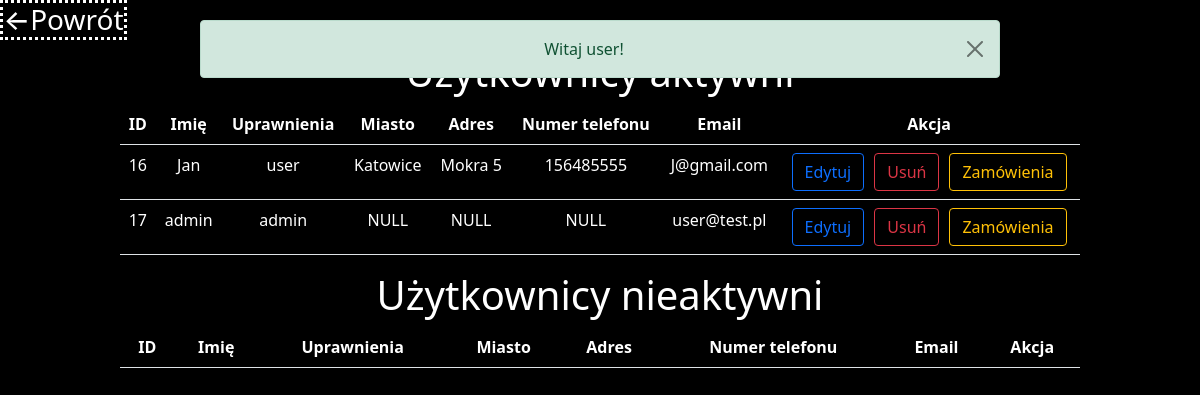
/users_list.php (signed in), run on the app's committed database.
### tables this page shows
CREATE TABLE `users` (
  `id` int(11) NOT NULL,
  `name` varchar(20) DEFAULT NULL,
  `permission` enum('user','admin','employee') NOT NULL DEFAULT 'user',
  `city` varchar(40) DEFAULT NULL,
  `address` varchar(64) DEFAULT NULL,
  `phone` varchar(9) DEFAULT NULL,
  `isActive` tinyint(1) NOT NULL DEFAULT 1,
  `password` varchar(64) NOT NULL,
  `email` varchar(30) NOT NULL
);

### paths.php (called while the page is built, shortened)
<?php
$pUsersEdit           = "users_edit.php";
$pUsersDelete         = "users_delete.php";
$pUsersOrders         = "users_orders.php";

### users_list.php (the view, shortened to what this page needs)
<!DOCTYPE HTML>
<html>
<head>
  <link href="https://cdn.jsdelivr.net/npm/bootstrap@5.1.3/dist/css/bootstrap.min.css" rel="stylesheet">
</head>
<body>
</body>
</html>
<?php
require_once("paths.php");
$dbConnected = true;
if (isset($_SESSION['user_permission']) && $_SESSION['user_permission'] == "admin") {
  echo "<div class='absolute'>";
  if (isset($_SESSION['general_message'])) {
    echo $_SESSION['general_message'];
  }
  echo "</div>";
  if ($dbConnected) {
    try {
      $sth = $dbh->query("SELECT id, name, permission, city, address, phone, email FROM users WHERE isActive");
    } catch (Exception $e) {
      $_SESSION['general_message'] = ErrorMessageGenerator("Błąd podczas wykonywania zapytania do bazy danych");
      $_SESSION['general_message'] .= ErrorMessageGenerator($e);
    }
    echo "<a href='admin_panel.php' style='text-decoration: none; color: white;'><h3 style='border: 3px dotted white; width: 127px;text-align: center;'> ←Powrót</h3></a>";
    echo "<h1 style='text-align: center;'>Użytkownicy aktywni</h1>";
    echo '<table class="center table " style="width: 80%; margin-left:auto; margin-right:auto">
            <tr>
                <th>ID</th>
                <th>Imię</th>
                <th>Uprawnienia</th>
                <th>Miasto</th>
                <th>Adres</th>
                <th>Numer telefonu</th>
                <th>Email</th>
                <th>Akcja</th>
            </tr>';
    while ($row = $sth->fetch()) {
      if ($row['name'] == NULL) {
        $name = "NULL";
      } else {
        $name = $row['name'];
      }
      if ($row['city'] == NULL) {
        $city = "NULL";
      } else {
        $city = $row['city'];
      }
      if ($row['address'] == NULL) {
        $address = "NULL";
      } else {
        $address = $row['address'];
      }
      if ($row['phone'] == NULL) {
        $phone = "NULL";
      } else {
        $phone = $row['phone'];
      }
      echo "
            <tr>
                <td>{$row['id']}</td>
                <td>{$name}</td>
                <td>{$row['permission']}</td>
                <td>{$city}</td>
                <td>{$address}</td>
                <td>{$phone}</td>
                <td>{$row['email']}</td>
                <td class='center_form'>
                    <form method='post' action ='$pUsersEdit'>
                        <button name='edit' class='btn btn-outline-primary' type='submit' value='{$row['id']}'>Edytuj</button>
                    </form>
                    <form method='post' action='$pUsersDelete'>
                         <button name='delete' class='btn btn-outline-danger' type='submit' value='{$row['id']}'>Usuń</button>
                    </form>
                    <form method='post' action ='$pUsersOrders'>
                        <button name='ksiazki' class='btn btn-outline-warning' type='submit' value='{$row['id']}'>Zamówienia</button>
                    </form>
                </td>
            </tr>";
    }
    echo '</table>';
    echo "<h1 style='text-align: center;'>Użytkownicy nieaktywni</h1>";
    echo '<table class="center table" style="width: 80%; margin-left:auto; margin-right:auto">
            <tr>
                <th>ID</th>
                <th>Imię</th>
                <th>Uprawnienia</th>
                <th>Miasto</th>
                <th>Adres</th>
                <th>Numer telefonu</th>
                <th>Email</th>
                <th>Akcja</th>
            </tr>';
    echo '</table>';
  } else {
    header("Location: $pHome");
  }
} else {
  header("Location: $pHome");
}
?>

### users_list.php (style rules this page uses)
body { background-color: black !important; color: white !important; }
table tr td { color: white !important; }
.center { color: white !important; text-align: center; }
.center_form { display: flex; gap: 10px; justify-content: center; }
.absolute { width: 80%; max-width: 800px; position: absolute; margin-left: auto; margin-right: auto; margin-top: 20px; left: 0; right: 0; text-align: center; }

### data on the page
users: id "16", name "Jan", permission "user", city "Katowice", address "Mokra 5", phone "156485555", email "J@gmail.com"
users: id "17", name "admin", permission "admin", city "NULL", address "NULL", phone "NULL", email "user@test.pl"

### other printed values
$_SESSION['general_message'] "Witaj user!"
